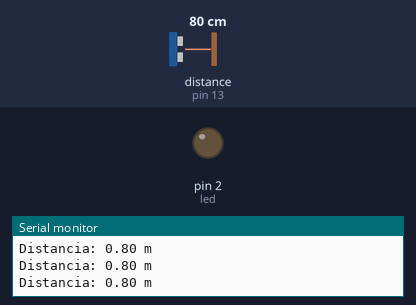
The sketch below on a simulated Arduino Uno, built with avr-gcc and run on an emulated ATmega328P. Parts: output pins drawn as LEDs (lit = HIGH), the last lines printed to the serial monitor. The test bench sets the inputs (shaded band); at power-on: distance to the obstacle (sensor on pin 13) 80 cm. The echo pulse lasts 58.3 µs per cm.

Above: at 1.2 s.
1.3 s: distance to the obstacle (sensor on pin 13) set to 34 cm
2.8 s: distance to the obstacle (sensor on pin 13) set to 27 cm
At 4.3 s:
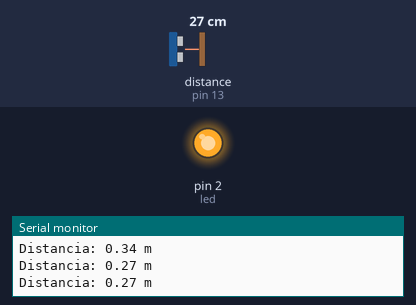
5.8 s: distance to the obstacle (sensor on pin 13) set to 60 cm
7.3 s: distance to the obstacle (sensor on pin 13) set to 2 cm
At 7.95 s:
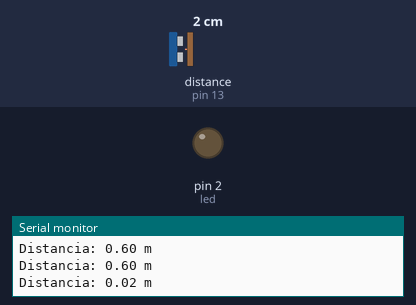
Timing chart, 0 to 11.3 s (numbered marks = the images above; inputs shaded):
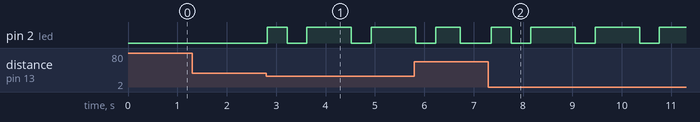

Measured:
- the behaviour switches between 31 and 30 cm on distance to the obstacle (sensor on pin 13) (found by bisection; images 0 and 1)
- after the input at 2.8 s, pin 2 (led): goes HIGH 0.40 s, LOW 0.40 s, HIGH 0.90 s, LOW 0.40 s, then HIGH, starting at once
- after the input at 7.3 s, pin 2 (led): LOW → HIGH after 0.06 s, then repeats every 1.3 s: LOW 0.40 s, HIGH 0.90 s

The sketch:

HC_SR04.ino
```cpp
// (licence header left out)
#include <Ultrasonic.h>
#define led 2
int tempo = 400;

/*
   Pass as a parameter the trigger and echo pin, respectively,
   or only the signal pin (for sensors 3 pins), like:
   Ultrasonic ultrasonic(13);
*/
Ultrasonic ultrasonic(12, 13);
float distance;

void setup() {
  Serial.begin(9600);
  pinMode(led, OUTPUT);
}

void loop() {
  // Pass INC as a parameter to get the distance in inches
  distance = ultrasonic.read();

  Serial.print("Distancia: ");
  Serial.print(distance / 100);
  Serial.println(" m");


  if (distance <= 30) {
    digitalWrite(led, HIGH);
    delay(tempo);
    digitalWrite(led, LOW);
    delay(tempo);
    digitalWrite(led, HIGH);
    delay(tempo);
  } else {
    digitalWrite(led, LOW);
  }
  delay(100);
}
```
